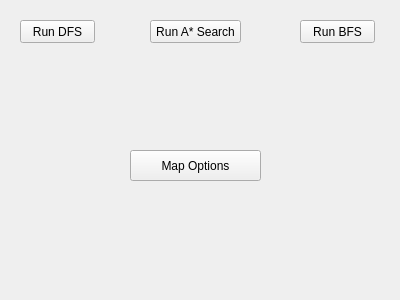
<?xml version="1.0" encoding="UTF-8"?>
<ui version="4.0">
 <class>ControlWindow</class>
 <widget class="QMainWindow" name="ControlWindow">
  <property name="geometry">
   <rect>
    <x>0</x>
    <y>0</y>
    <width>400</width>
    <height>300</height>
   </rect>
  </property>
  <property name="windowTitle">
   <string>ControlWindow</string>
  </property>
  <widget class="QWidget" name="centralWidget">
   <widget class="QPushButton" name="runDFS">
    <property name="geometry">
     <rect>
      <x>20</x>
      <y>20</y>
      <width>75</width>
      <height>23</height>
     </rect>
    </property>
    <property name="text">
     <string>Run DFS</string>
    </property>
   </widget>
   <widget class="QPushButton" name="runBFS">
    <property name="geometry">
     <rect>
      <x>300</x>
      <y>20</y>
      <width>75</width>
      <height>23</height>
     </rect>
    </property>
    <property name="text">
     <string>Run BFS</string>
    </property>
   </widget>
   <widget class="QPushButton" name="mapOptions">
    <property name="geometry">
     <rect>
      <x>130</x>
      <y>150</y>
      <width>131</width>
      <height>31</height>
     </rect>
    </property>
    <property name="text">
     <string>Map Options</string>
    </property>
   </widget>
   <widget class="QPushButton" name="runAStar">
    <property name="geometry">
     <rect>
      <x>150</x>
      <y>20</y>
      <width>91</width>
      <height>23</height>
     </rect>
    </property>
    <property name="text">
     <string>Run A* Search</string>
    </property>
   </widget>
  </widget>
 </widget>
 <layoutdefault spacing="6" margin="11"/>
 <resources/>
 <connections/>
</ui>
